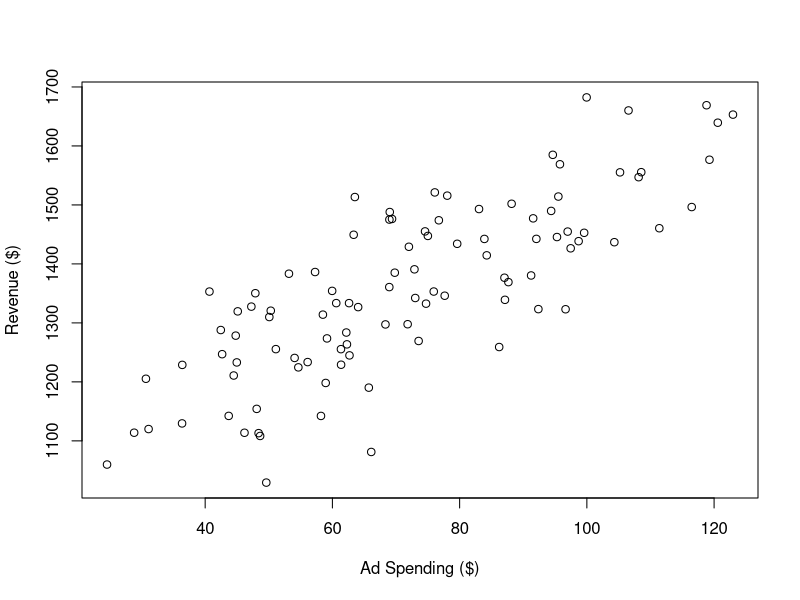
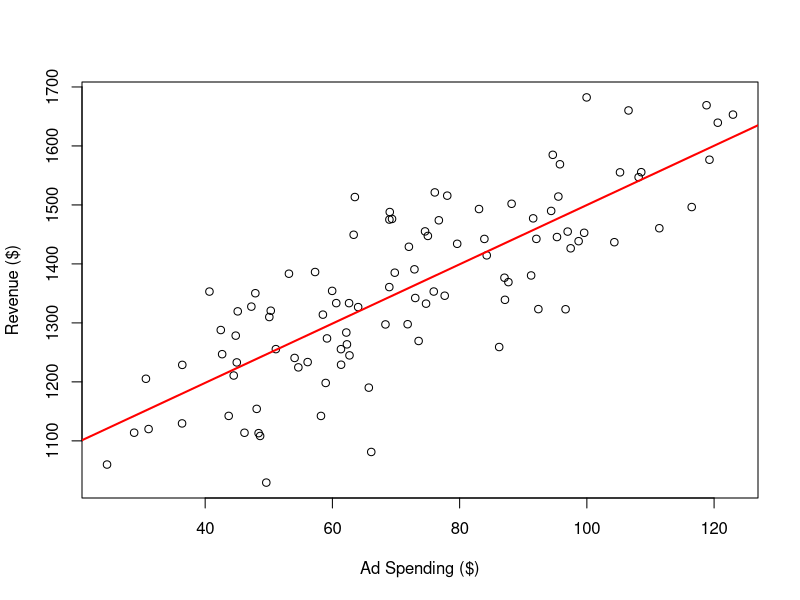
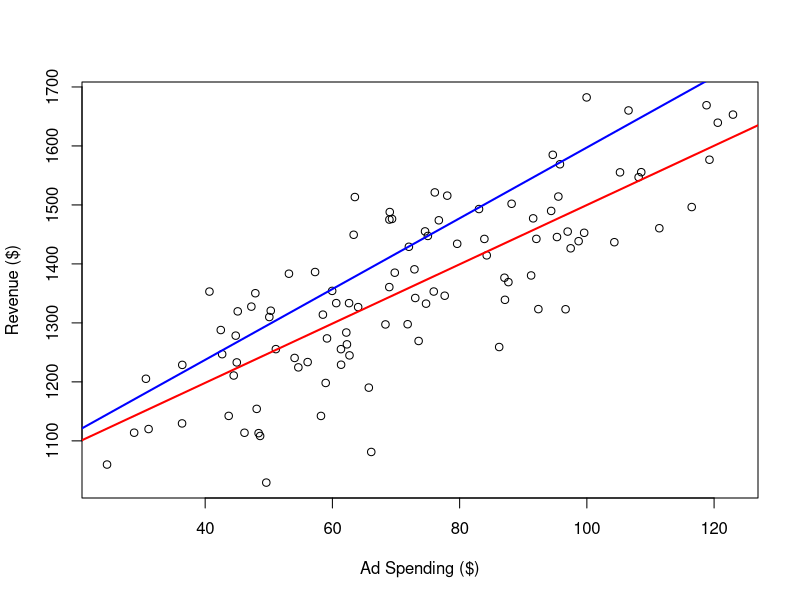
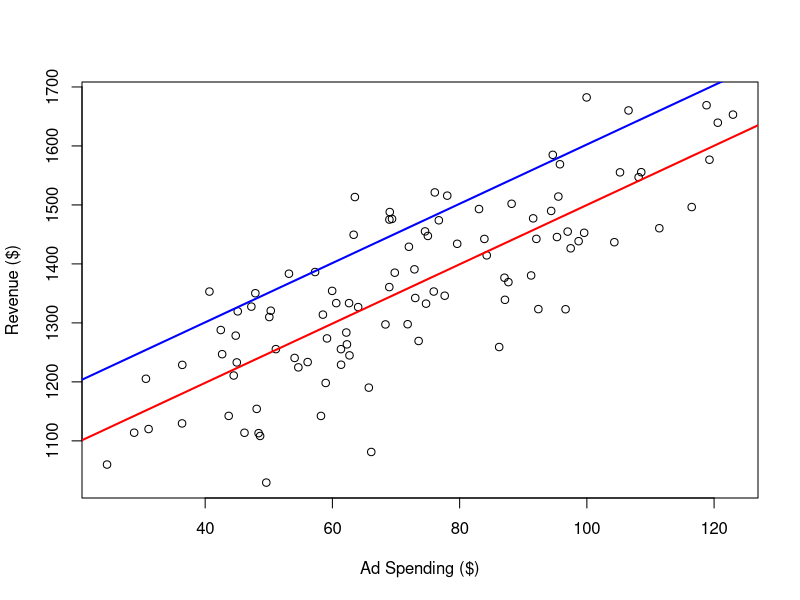
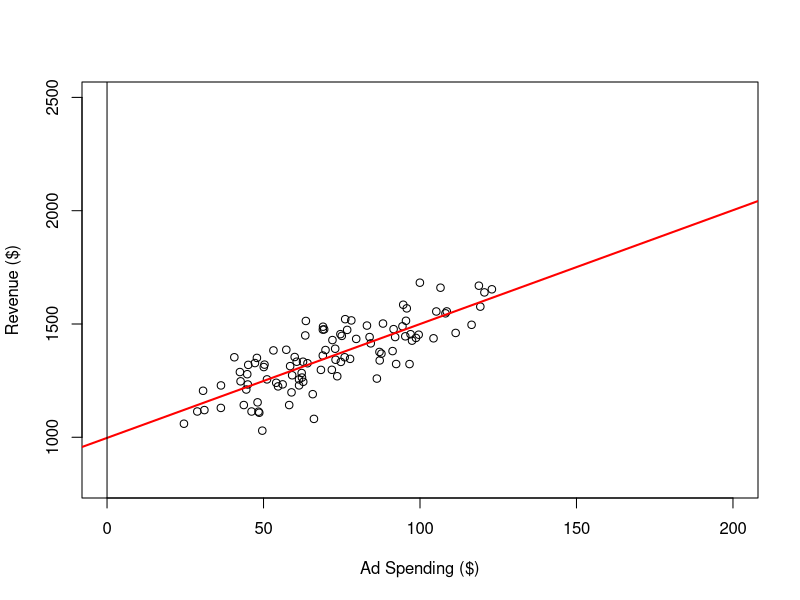

R code for these plots, in order: (Note: this script raises an error after producing the figures.)
## ---- chunk 1
dat <- read.csv(file = "Ad spending Data.csv")
plot(x = dat$Ad.Spending,
     y = dat$Revenue,
     xlab = "Ad Spending ($)",
     ylab = "Revenue ($)")
## ---- chunk 2
outReg <- lm(Revenue ~ Ad.Spending, data = dat)
## ---- chunk 3
summary(outReg)
## ---- chunk 4
plot(x = dat$Ad.Spending,
     y = dat$Revenue,
     xlab = "Ad Spending ($)",
     ylab = "Revenue ($)")
abline(a   = outReg$coefficients[1],
       b   = outReg$coefficients[2],
       col = 'red',
       lwd = 2)
## ---- chunk 5
plot(x = dat$Ad.Spending,
     y = dat$Revenue,
     xlab = "Ad Spending ($)",
     ylab = "Revenue ($)")
abline(a   = outReg$coefficients[1],
       b   = outReg$coefficients[2],
       col = 'red',
       lwd = 2)
abline(a   = outReg$coefficients[1],
       b   = 6,
       col = 'blue',
       lwd = 2)
## ---- chunk 6
plot(x = dat$Ad.Spending,
     y = dat$Revenue,
     xlab = "Ad Spending ($)",
     ylab = "Revenue ($)")
abline(a   = outReg$coefficients[1],
       b   = outReg$coefficients[2],
       col = 'red',
       lwd = 2)
abline(a   = 1100,
       b   = outReg$coefficients[2],
       col = 'blue',
       lwd = 2)
## ---- chunk 7
plot(x = dat$Ad.Spending,
     y = dat$Revenue,
     xlab = "Ad Spending ($)",
     ylab = "Revenue ($)",
     ylim = c(800, 2500),
     xlim = c(0, 200))
abline(a   = outReg$coefficients[1],
       b   = outReg$coefficients[2],
       col = 'red',
       lwd = 2)
abline(h = 0,
       v = 0)
## ---- chunk 8
# Wine and Life Expectancy

# Set Seed
set.seed(8272024)

# Data Simulation
x <- rbinom(n = 20, size = 20, prob = 0.1)
y <- 75 + 1.5 * x + rnorm(n = 20, mean = 0, sd = 3)

# Creates the Data Frame
datWin           <- data.frame(cbind(y,x))

# Names the Variables
colnames(datWin) <- c("Years", "Glasses")

# Saves to csv
write.csv(datWin[, c(1, 2)], file = "Wine Data.csv", row.names = FALSE)
## ---- chunk 9
# Reads the Data
dat <- read.csv(file = "Wine Data.csv")

# Plots the Data
plot(x    = dat$Glasses,
     y    = dat$Years,
     xlab = "Avg. Glasses of Wine per Week",
     ylab = "Life Expectancy (Years)")
## ---- chunk 10
# Performs Linear Regression
outReg <- lm(Years ~ Glasses, data = dat)

# Plots
plot(x    = dat$Glasses,
     y    = dat$Years,
     xlab = "Avg. Glasses of Wine per Week",
     ylab = "Life Expectancy (Years)")
abline(a   = outReg$coefficients[1],
       b   = outReg$coefficients[2],
       col = 'red',
       lwd = 2)
## ---- chunk 11
# Reads the Data
dat <- read.csv(file = "Burger Data.csv")

# Plots the Data
plot(x    = dat$Price,
     y    = dat$Burgers,
     xlab = "Price ($)",
     ylab = "Burgers Sold")
## ---- chunk 12
# Performs Linear Regression
outReg <- lm(Burgers ~ Price, data = dat)

# Plots
plot(x    = dat$Price,
     y    = dat$Burgers,
     xlab = "Price ($)",
     ylab = "Burgers Sold")
abline(a   = outReg$coefficients[1],
       b   = outReg$coefficients[2],
       col = 'red',
       lwd = 2)
